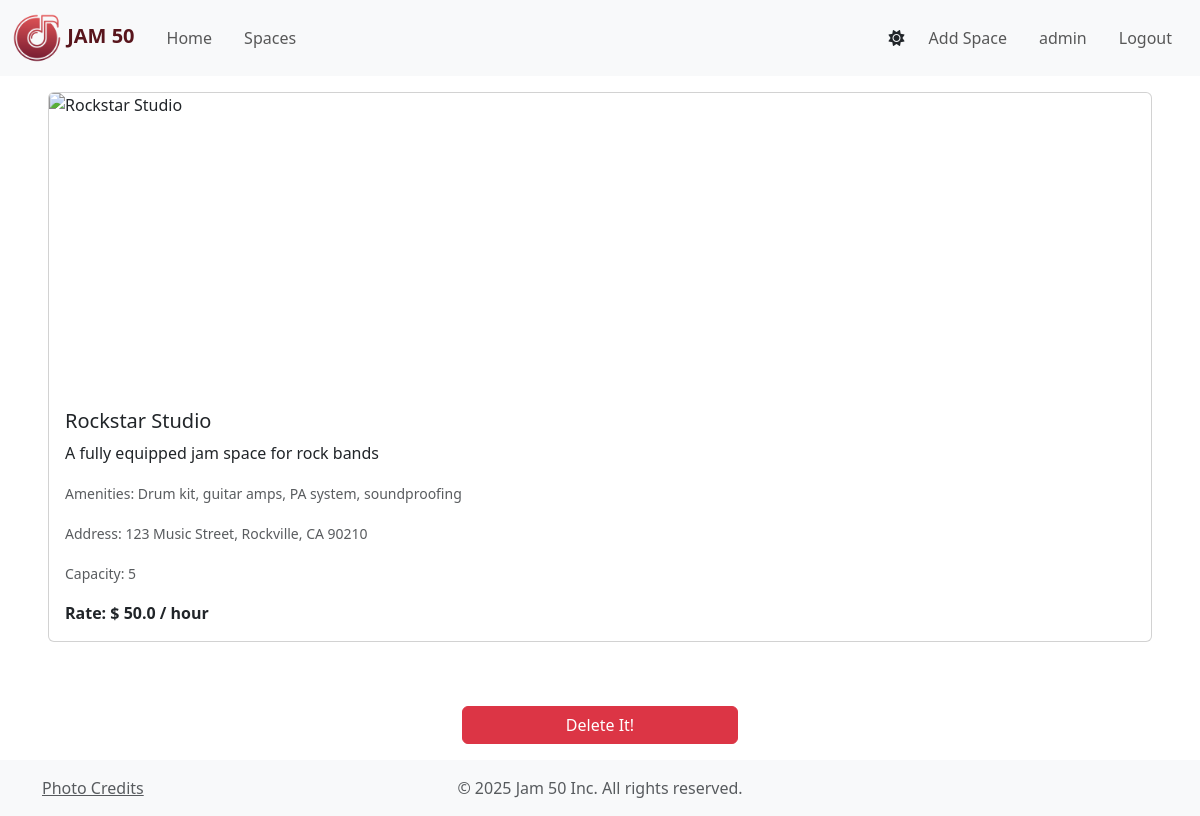
Screenshot of /spaces/1 (signed in) with the database file from the repository.
### models.py (models this page shows)
class Space(db.Model):
    __tablename__ = 'spaces'
    id = db.Column(db.Integer, primary_key=True)
    name = db.Column(db.String(100), nullable=False)
    description = db.Column(db.Text)
    capacity = db.Column(db.Integer)
    hourly_rate = db.Column(db.Float)
    address = db.Column(db.String(255))
    amenities = db.Column(db.Text)
    image = db.Column(db.String(255))
    bookings = db.relationship('Booking', backref='space', lazy=True)

### app.py (the view)
@app.route("/spaces/<int:space_id>")
@login_required
def space(space_id):
    space = db.session.query(Space).get(space_id)
    return render_template("space.html", space=space)

### helpers.py (called while the page is built)
def login_required(f):
    @wraps(f)
    def decorated_function(*args, **kwargs):
        if session.get("user_id") is None:
            return redirect("/login")
        return f(*args, **kwargs)
    return decorated_function

### templates/space.html (shortened to what this page needs)
{% extends "layout.html" %} {% block title %} {{ space.name}} {% endblock %} {%
block main %}
<div class="container-fluid px-3 px-md-5" style="max-width: 1200px">
    <div class="card mb-5 mx-auto">
      <img src="{{ space.image }}" class="card-img-top" style="object-fit: cover; height: 300px;" alt="{{ space.name}}" />
      <div class="card-body">
        <h5 class="card-title">{{ space.name }}</h5>
        <p class="card-text">{{ space.description }}</p>
        <p class="card-text"><small class="text-body-secondary">Amenities: {{ space.amenities }}</small></p>
        <p class="card-text"><small class="text-body-secondary">Address: {{ space.address }}</small></p>
        <p class="card-text"><small class="text-body-secondary">Capacity: {{ space.capacity }}</small></p>
        <p class="card-text"><b>Rate: $ {{ space.hourly_rate }} / hour</b></p>
      </div>
    </div>
    <form action="/book" method="post">
      <div class="row g-3">
        {% if session.get("username") != "admin" %}
        <div class="col-md-4">
          <label for="bookDateTime" class="form-label">Select Date and Time</label>
          <input type="datetime-local" class="form-control" id="bookDateTime" name="bookDateTime" required />
        </div>
        <div class="col-md-4">
          <label for="duration" class="form-label">Duration (hours)</label>
          <input type="number" class="form-control" id="duration" name="duration" min="1" max="8" required />
        </div>
        <div class="col-md-4">
          <label for="total_cost" class="form-label">Total Cost</label>
          <input type="text" class="form-control" id="total_cost" name="total_cost" readonly />
        </div>
        <div class="col-12 text-center mb-3">
          <button type="submit" class="btn btn-danger mt-3 w-25">Book It!</button>
        </div>
        {% else %}
        <div class="col-12 text-center mb-3">
          <button type="submit" class="btn btn-danger mt-3 w-25">Delete It!</button>
        </div>
        {% endif %}
      </div>
    </form>
</div>
{% endblock %}

### rows the page displays
Space: name "Rockstar Studio", description "A fully equipped jam space for rock bands", amenities "Drum kit, guitar amps, PA system, soundproofing", address "123 Music Street, Rockville, CA 90210", capacity "5", hourly_rate "50.0"

### other values shown
{{ session.get("username") }} "admin"
